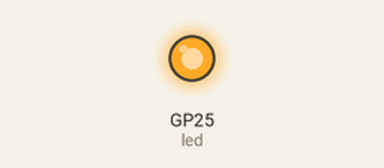
The program below on a simulated Raspberry Pi Pico running MicroPython. Shown: output pins drawn as LEDs (lit = HIGH).

Above: at 1.5 s.
At 4.5 s:
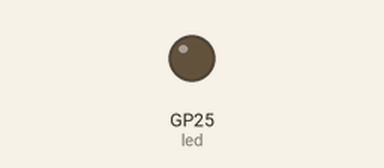
Timing chart, 0 to 6.2 s (numbered marks = the images above):
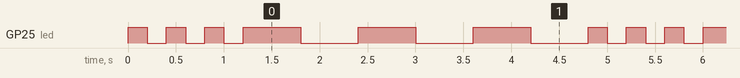

The program:

05_01_sos_list.py
```python
from machine import Pin
from utime import sleep

led = Pin('LED', Pin.OUT)
delays = [0.2, 0.2, 0.2, 0.6, 0.6, 0.6]

while True:
    for delay in delays:
        led.on()
        sleep(delay)
        led.off()
        sleep(delay)
```

Measured:
- by itself, GP25 (led): repeats every 4.8 s: 2 × (LOW 0.20 s, HIGH 0.20 s), LOW 0.20 s, 3 × (HIGH 0.60 s, LOW 0.60 s), HIGH 0.20 s
- by itself, everything shown: repeats every 4.8 s, in 12 steps
